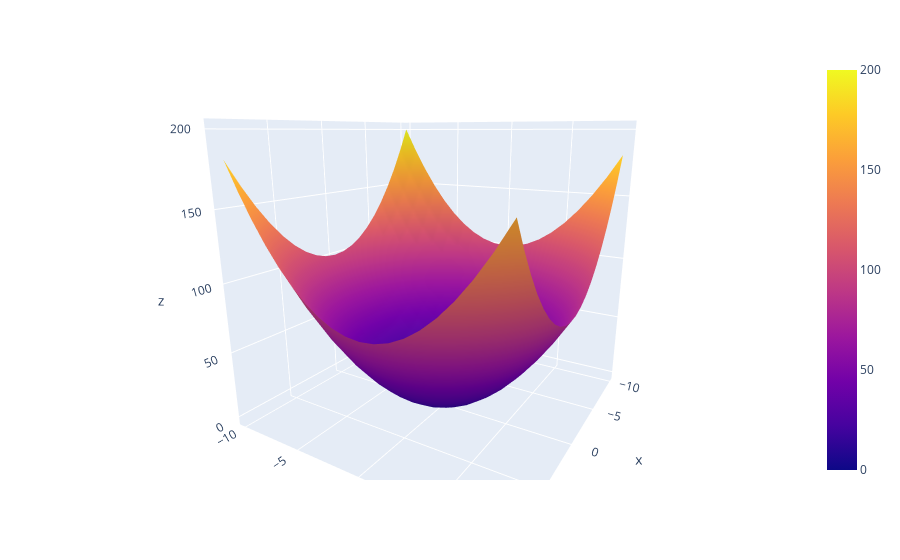

The notebook cell this image was saved under:
### Code cell
import plotly.express as px 
import plotly.graph_objects as go 

fig = px.scatter_3d() 
fig.add_trace(go.Surface(x=xx , y=yy , z=zz))

### Figure 1 — Plotly figure (JSON) as saved in the notebook; plotly's stock layout.template omitted (floating-point values rounded to 4 significant figures; data arrays with more than 128 entries replaced by an {"elided": "..."} marker saying what was removed)
{"data": [{"hovertemplate": "<extra></extra>", "legendgroup": "", "marker": {"color": "#636efa", "symbol": "circle"}, "mode": "markers", "name": "", "scene": "scene", "showlegend": false, "type": "scatter3d"}, {"type": "surface", "x": {"elided": "20x20 int values"}, "y": {"elided": "20x20 int values"}, "z": {"elided": "20x20 int values"}}], "layout": {"autosize": true, "legend": {"tracegroupgap": 0}, "margin": {"t": 60}, "scene": {"aspectmode": "auto", "aspectratio": {"x": 1, "y": 1, "z": 1}, "camera": {"center": {"x": 0, "y": 0, "z": 0}, "eye": {"x": 1.446, "y": 0.8819, "z": 0.4662}, "projection": {"type": "perspective"}, "up": {"x": 0, "y": 0, "z": 1}}, "domain": {"x": [0, 1], "y": [0, 1]}}}}
